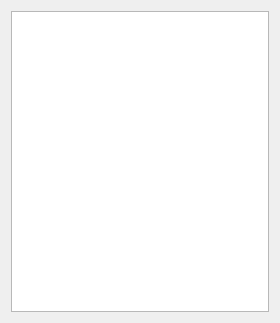
<?xml version="1.0" encoding="UTF-8"?>
<ui version="4.0">
 <class>FormLegendIsolines</class>
 <widget class="QWidget" name="FormLegendIsolines">
  <property name="geometry">
   <rect>
    <x>0</x>
    <y>0</y>
    <width>280</width>
    <height>323</height>
   </rect>
  </property>
  <property name="windowTitle">
   <string>Form</string>
  </property>
  <layout class="QHBoxLayout" name="horizontalLayout">
   <item>
    <widget class="QTableWidget" name="tableLegend">
     <property name="maximumSize">
      <size>
       <width>16777215</width>
       <height>16777215</height>
      </size>
     </property>
     <property name="selectionMode">
      <enum>QAbstractItemView::SingleSelection</enum>
     </property>
     <property name="selectionBehavior">
      <enum>QAbstractItemView::SelectRows</enum>
     </property>
     <attribute name="horizontalHeaderVisible">
      <bool>false</bool>
     </attribute>
     <attribute name="horizontalHeaderDefaultSectionSize">
      <number>90</number>
     </attribute>
     <attribute name="verticalHeaderVisible">
      <bool>false</bool>
     </attribute>
     <attribute name="verticalHeaderDefaultSectionSize">
      <number>20</number>
     </attribute>
     <column>
      <property name="text">
       <string>Color</string>
      </property>
     </column>
     <column>
      <property name="text">
       <string>Z, m</string>
      </property>
     </column>
    </widget>
   </item>
  </layout>
 </widget>
 <resources/>
 <connections/>
</ui>
